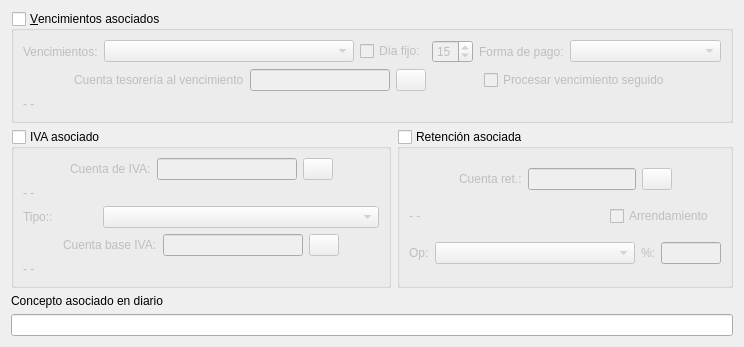
          <widget class="QWidget" name="tab_2">
           <attribute name="title">
            <string>Aspectos contables</string>
           </attribute>
           <layout class="QVBoxLayout" name="verticalLayout_11">
            <item>
             <widget class="QGroupBox" name="venciasocgroupBox">
              <property name="sizePolicy">
               <sizepolicy hsizetype="Preferred" vsizetype="Expanding">
                <horstretch>0</horstretch>
                <verstretch>0</verstretch>
               </sizepolicy>
              </property>
              <property name="title">
               <string>&amp;Vencimientos asociados</string>
              </property>
              <property name="checkable">
               <bool>true</bool>
              </property>
              <property name="checked">
               <bool>false</bool>
              </property>
              <layout class="QVBoxLayout" name="verticalLayout_4">
               <item>
                <layout class="QHBoxLayout" name="horizontalLayout">
                 <item>
                  <widget class="QLabel" name="label_6">
                   <property name="text">
                    <string>Vencimientos:</string>
                   </property>
                  </widget>
                 </item>
                 <item>
                  <widget class="QComboBox" name="vencicomboBox">
                   <property name="sizePolicy">
                    <sizepolicy hsizetype="Expanding" vsizetype="Fixed">
                     <horstretch>0</horstretch>
                     <verstretch>0</verstretch>
                    </sizepolicy>
                   </property>
                   <property name="minimumSize">
                    <size>
                     <width>250</width>
                     <height>0</height>
                    </size>
                   </property>
                   <property name="maximumSize">
                    <size>
                     <width>410</width>
                     <height>16777215</height>
                    </size>
                   </property>
                  </widget>
                 </item>
                 <item>
                  <widget class="QCheckBox" name="diafijocheckBox">
                   <property name="text">
                    <string>Día fijo:</string>
                   </property>
                  </widget>
                 </item>
                 <item>
                  <widget class="QSpinBox" name="vfijospinBox">
                   <property name="enabled">
                    <bool>false</bool>
                   </property>
                   <property name="minimum">
                    <number>1</number>
                   </property>
                   <property name="maximum">
                    <number>31</number>
                   </property>
                   <property name="value">
                    <number>15</number>
                   </property>
                  </widget>
                 </item>
                 <item>
                  <widget class="QLabel" name="label_24">
                   <property name="text">
                    <string>Forma de pago:</string>
                   </property>
                  </widget>
                 </item>
                 <item>
                  <widget class="QComboBox" name="forma_pago_comboBox">
                   <property name="sizePolicy">
                    <sizepolicy hsizetype="Expanding" vsizetype="Fixed">
                     <horstretch>0</horstretch>
                     <verstretch>0</verstretch>
                    </sizepolicy>
                   </property>
                  </widget>
                 </item>
                </layout>
               </item>
               <item>
                <layout class="QHBoxLayout" name="horizontalLayout_2">
                 <item>
                  <spacer name="horizontalSpacer_2">
                   <property name="orientation">
                    <enum>Qt::Orientation::Horizontal</enum>
                   </property>
                   <property name="sizeHint" stdset="0">
                    <size>
                     <width>40</width>
                     <height>20</height>
                    </size>
                   </property>
                  </spacer>
                 </item>
                 <item>
                  <widget class="QLabel" name="label_10">
                   <property name="text">
                    <string>Cuenta tesorería al vencimiento</string>
                   </property>
                  </widget>
                 </item>
                 <item>
                  <widget class="QLineEdit" name="cuenta_tesorlineEdit">
                   <property name="minimumSize">
                    <size>
                     <width>140</width>
                     <height>0</height>
                    </size>
                   </property>
                  </widget>
                 </item>
                 <item>
                  <widget class="QPushButton" name="cta_tesorpushButton">
                   <property name="sizePolicy">
                    <sizepolicy hsizetype="Fixed" vsizetype="Fixed">
                     <horstretch>25</horstretch>
                     <verstretch>25</verstretch>
                    </sizepolicy>
                   </property>
                   <property name="maximumSize">
                    <size>
                     <width>30</width>
                     <height>16777215</height>
                    </size>
                   </property>
                   <property name="text">
                    <string/>
                   </property>
                   <property name="icon">
                    <iconset resource="keme.qrc">
                     <normaloff>:/iconos/graf/viewer.xpm</normaloff>:/iconos/graf/viewer.xpm</iconset>
                   </property>
                  </widget>
                 </item>
                 <item>
                  <spacer name="horizontalSpacer">
                   <property name="orientation">
                    <enum>Qt::Orientation::Horizontal</enum>
                   </property>
                   <property name="sizeHint" stdset="0">
                    <size>
                     <width>40</width>
                     <height>20</height>
                    </size>
                   </property>
                  </spacer>
                 </item>
                 <item>
                  <widget class="QCheckBox" name="procvtocheckBox">
                   <property name="text">
                    <string>Procesar vencimiento seguido</string>
                   </property>
                  </widget>
                 </item>
                 <item>
                  <spacer name="horizontalSpacer_7">
                   <property name="orientation">
                    <enum>Qt::Orientation::Horizontal</enum>
                   </property>
                   <property name="sizeHint" stdset="0">
                    <size>
                     <width>40</width>
                     <height>20</height>
                    </size>
                   </property>
                  </spacer>
                 </item>
                </layout>
               </item>
               <item>
                <widget class="QLabel" name="descrip_cta_tesorlabel">
                 <property name="text">
                  <string>- -</string>
                 </property>
                </widget>
               </item>
              </layout>
             </widget>
            </item>
            <item>
             <layout class="QHBoxLayout" name="horizontalLayout_20">
              <item>
               <widget class="QGroupBox" name="ivaasocgroupBox">
                <property name="sizePolicy">
                 <sizepolicy hsizetype="Expanding" vsizetype="Expanding">
                  <horstretch>0</horstretch>
                  <verstretch>0</verstretch>
                 </sizepolicy>
                </property>
                <property name="title">
                 <string>IVA asociado</string>
                </property>
                <property name="checkable">
                 <bool>true</bool>
                </property>
                <property name="checked">
                 <bool>false</bool>
                </property>
                <layout class="QVBoxLayout" name="verticalLayout_5">
                 <item>
                  <layout class="QHBoxLayout" name="horizontalLayout_3">
                   <item>
                    <spacer name="horizontalSpacer_5">
                     <property name="orientation">
                      <enum>Qt::Orientation::Horizontal</enum>
                     </property>
                     <property name="sizeHint" stdset="0">
                      <size>
                       <width>40</width>
                       <height>20</height>
                      </size>
                     </property>
                    </spacer>
                   </item>
                   <item>
                    <widget class="QLabel" name="label_7">
                     <property name="text">
                      <string>Cuenta de IVA:</string>
                     </property>
                    </widget>
                   </item>
                   <item>
                    <widget class="QLineEdit" name="cuentaIVAlineEdit">
                     <property name="minimumSize">
                      <size>
                       <width>140</width>
                       <height>0</height>
                      </size>
                     </property>
                    </widget>
                   </item>
                   <item>
                    <widget class="QPushButton" name="ctaIVApushButton">
                     <property name="sizePolicy">
                      <sizepolicy hsizetype="Fixed" vsizetype="Fixed">
                       <horstretch>30</horstretch>
                       <verstretch>25</verstretch>
                      </sizepolicy>
                     </property>
                     <property name="maximumSize">
                      <size>
                       <width>30</width>
                       <height>16777215</height>
                      </size>
                     </property>
                     <property name="text">
                      <string/>
                     </property>
                     <property name="icon">
                      <iconset resource="keme.qrc">
                       <normaloff>:/iconos/graf/viewer.xpm</normaloff>:/iconos/graf/viewer.xpm</iconset>
                     </property>
                    </widget>
                   </item>
                   <item>
                    <spacer name="horizontalSpacer_6">
                     <property name="orientation">
                      <enum>Qt::Orientation::Horizontal</enum>
                     </property>
                     <property name="sizeHint" stdset="0">
                      <size>
                       <width>40</width>
                       <height>20</height>
                      </size>
                     </property>
                    </spacer>
                   </item>
                  </layout>
                 </item>
                 <item>
                  <widget class="QLabel" name="descripctaIVAlabel">
                   <property name="sizePolicy">
                    <sizepolicy hsizetype="Preferred" vsizetype="Preferred">
                     <horstretch>0</horstretch>
                     <verstretch>0</verstretch>
                    </sizepolicy>
                   </property>
                   <property name="maximumSize">
                    <size>
                     <width>315</width>
                     <height>16777215</height>
                    </size>
                   </property>
                   <property name="text">
                    <string>- -</string>
                   </property>
                  </widget>
                 </item>
                 <item>
                  <layout class="QHBoxLayout" name="horizontalLayout_4">
                   <item>
                    <widget class="QLabel" name="label_8">
                     <property name="text">
                      <string>Tipo::</string>
                     </property>
                    </widget>
                   </item>
                   <item>
                    <widget class="QComboBox" name="tipoIVAcomboBox">
                     <property name="sizePolicy">
                      <sizepolicy hsizetype="Expanding" vsizetype="Fixed">
                       <horstretch>0</horstretch>
                       <verstretch>0</verstretch>
                      </sizepolicy>
                     </property>
                     <property name="maximumSize">
                      <size>
                       <width>276</width>
                       <height>16777215</height>
                      </size>
                     </property>
                    </widget>
                   </item>
                  </layout>
                 </item>
                 <item>
                  <layout class="QHBoxLayout" name="horizontalLayout_23">
                   <item>
                    <spacer name="horizontalSpacer_13">
                     <property name="orientation">
                      <enum>Qt::Orientation::Horizontal</enum>
                     </property>
                     <property name="sizeHint" stdset="0">
                      <size>
                       <width>40</width>
                       <height>20</height>
                      </size>
                     </property>
                    </spacer>
                   </item>
                   <item>
                    <widget class="QLabel" name="label_22">
                     <property name="text">
                      <string>Cuenta base IVA:</string>
                     </property>
                    </widget>
                   </item>
                   <item>
                    <widget class="QLineEdit" name="ctaBaseIVAlineEdit">
                     <property name="minimumSize">
                      <size>
                       <width>140</width>
                       <height>0</height>
                      </size>
                     </property>
                    </widget>
                   </item>
                   <item>
                    <widget class="QPushButton" name="ctaBaseIVApushButton">
                     <property name="sizePolicy">
                      <sizepolicy hsizetype="Fixed" vsizetype="Fixed">
                       <horstretch>30</horstretch>
                       <verstretch>25</verstretch>
                      </sizepolicy>
                     </property>
                     <property name="maximumSize">
                      <size>
                       <width>30</width>
                       <height>16777215</height>
                      </size>
                     </property>
                     <property name="text">
                      <string/>
                     </property>
                     <property name="icon">
                      <iconset resource="keme.qrc">
                       <normaloff>:/iconos/graf/viewer.xpm</normaloff>:/iconos/graf/viewer.xpm</iconset>
                     </property>
                    </widget>
                   </item>
                   <item>
                    <spacer name="horizontalSpacer_14">
                     <property name="orientation">
                      <enum>Qt::Orientation::Horizontal</enum>
                     </property>
                     <property name="sizeHint" stdset="0">
                      <size>
                       <width>40</width>
                       <height>20</height>
                      </size>
                     </property>
                    </spacer>
                   </item>
                  </layout>
                 </item>
                 <item>
                  <widget class="QLabel" name="descripctaBaseIVAlabel">
                   <property name="sizePolicy">
                    <sizepolicy hsizetype="Preferred" vsizetype="Preferred">
                     <horstretch>0</horstretch>
                     <verstretch>0</verstretch>
                    </sizepolicy>
                   </property>
                   <property name="maximumSize">
                    <size>
                     <width>315</width>
                     <height>16777215</height>
                    </size>
                   </property>
                   <property name="text">
                    <string>- -</string>
                   </property>
                  </widget>
                 </item>
                </layout>
               </widget>
              </item>
              <item>
               <widget class="QGroupBox" name="retgroupBox">
                <property name="sizePolicy">
                 <sizepolicy hsizetype="Expanding" vsizetype="Preferred">
                  <horstretch>0</horstretch>
                  <verstretch>0</verstretch>
                 </sizepolicy>
                </property>
                <property name="minimumSize">
                 <size>
                  <width>336</width>
                  <height>0</height>
                 </size>
                </property>
                <property name="title">
                 <string>Retención asociada</string>
                </property>
                <property name="checkable">
                 <bool>true</bool>
                </property>
                <property name="checked">
                 <bool>false</bool>
                </property>
                <layout class="QVBoxLayout" name="verticalLayout_7">
                 <item>
                  <layout class="QHBoxLayout" name="horizontalLayout_19">
                   <item>
                    <spacer name="horizontalSpacer_11">
                     <property name="orientation">
                      <enum>Qt::Orientation::Horizontal</enum>
                     </property>
                     <property name="sizeHint" stdset="0">
                      <size>
                       <width>28</width>
                       <height>20</height>
                      </size>
                     </property>
                    </spacer>
                   </item>
                   <item>
                    <widget class="QLabel" name="label_14">
                     <property name="text">
                      <string>Cuenta ret.:</string>
                     </property>
                    </widget>
                   </item>
                   <item>
                    <widget class="QLineEdit" name="cuentata_ret_asiglineEdit"/>
                   </item>
                   <item>
                    <widget class="QPushButton" name="ctaretpushButton">
                     <property name="sizePolicy">
                      <sizepolicy hsizetype="Fixed" vsizetype="Fixed">
                       <horstretch>30</horstretch>
                       <verstretch>25</verstretch>
                      </sizepolicy>
                     </property>
                     <property name="maximumSize">
                      <size>
                       <width>30</width>
                       <height>16777215</height>
                      </size>
                     </property>
                     <property name="text">
                      <string/>
                     </property>
                     <property name="icon">
                      <iconset resource="keme.qrc">
                       <normaloff>:/iconos/graf/viewer.xpm</normaloff>:/iconos/graf/viewer.xpm</iconset>
                     </property>
                    </widget>
                   </item>
                   <item>
                    <spacer name="horizontalSpacer_12">
                     <property name="orientation">
                      <enum>Qt::Orientation::Horizontal</enum>
                     </property>
                     <property name="sizeHint" stdset="0">
                      <size>
                       <width>13</width>
                       <height>20</height>
                      </size>
                     </property>
                    </spacer>
                   </item>
                  </layout>
                 </item>
                 <item>
                  <layout class="QHBoxLayout" name="horizontalLayout_14">
                   <item>
                    <widget class="QLabel" name="cta_ret_label">
                     <property name="sizePolicy">
                      <sizepolicy hsizetype="Expanding" vsizetype="Preferred">
                       <horstretch>0</horstretch>
                       <verstretch>0</verstretch>
                      </sizepolicy>
                     </property>
                     <property name="maximumSize">
                      <size>
                       <width>195</width>
                       <height>16777215</height>
                      </size>
                     </property>
                     <property name="text">
                      <string>- -</string>
                     </property>
                    </widget>
                   </item>
                   <item>
                    <widget class="QCheckBox" name="es_ret_asigcheckBox">
                     <property name="text">
                      <string>Arrendamiento</string>
                     </property>
                    </widget>
                   </item>
                  </layout>
                 </item>
                 <item>
                  <layout class="QHBoxLayout" name="horizontalLayout_10">
                   <item>
                    <widget class="QLabel" name="label_15">
                     <property name="text">
                      <string>Op:</string>
                     </property>
                    </widget>
                   </item>
                   <item>
                    <widget class="QComboBox" name="tipo_oper_ret_asigcomboBox">
                     <property name="sizePolicy">
                      <sizepolicy hsizetype="Expanding" vsizetype="Fixed">
                       <horstretch>0</horstretch>
                       <verstretch>0</verstretch>
                      </sizepolicy>
                     </property>
                     <property name="maximumSize">
                      <size>
                       <width>282</width>
                       <height>16777215</height>
                      </size>
                     </property>
                    </widget>
                   </item>
                   <item>
                    <widget class="QLabel" name="label_18">
                     <property name="text">
                      <string>%:</string>
                     </property>
                    </widget>
                   </item>
                   <item>
                    <widget class="QLineEdit" name="porc_ret_asig_lineEdit">
                     <property name="minimumSize">
                      <size>
                       <width>60</width>
                       <height>0</height>
                      </size>
                     </property>
                     <property name="maximumSize">
                      <size>
                       <width>60</width>
                       <height>16777215</height>
                      </size>
                     </property>
                    </widget>
                   </item>
                  </layout>
                 </item>
                </layout>
               </widget>
              </item>
             </layout>
            </item>
            <item>
             <layout class="QVBoxLayout" name="verticalLayout_6">
              <item>
               <widget class="QLabel" name="label_9">
                <property name="text">
                 <string>Concepto asociado en diario</string>
                </property>
               </widget>
              </item>
              <item>
               <widget class="QLineEdit" name="conceptodiariolineEdit"/>
              </item>
             </layout>
            </item>
           </layout>
          </widget>
